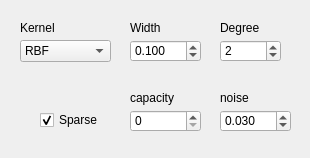
<?xml version="1.0" encoding="UTF-8"?>
<ui version="4.0">
 <class>ParametersGPRregr</class>
 <widget class="QWidget" name="ParametersGPRregr">
  <property name="geometry">
   <rect>
    <x>0</x>
    <y>0</y>
    <width>310</width>
    <height>158</height>
   </rect>
  </property>
  <property name="windowTitle">
   <string>Form</string>
  </property>
  <widget class="QLabel" name="label_3">
   <property name="geometry">
    <rect>
     <x>130</x>
     <y>20</y>
     <width>31</width>
     <height>16</height>
    </rect>
   </property>
   <property name="font">
    <font>
     <pointsize>9</pointsize>
    </font>
   </property>
   <property name="text">
    <string>Width</string>
   </property>
  </widget>
  <widget class="QLabel" name="label_4">
   <property name="geometry">
    <rect>
     <x>220</x>
     <y>90</y>
     <width>70</width>
     <height>16</height>
    </rect>
   </property>
   <property name="font">
    <font>
     <pointsize>9</pointsize>
    </font>
   </property>
   <property name="text">
    <string>noise</string>
   </property>
  </widget>
  <widget class="QSpinBox" name="capacitySpin">
   <property name="geometry">
    <rect>
     <x>130</x>
     <y>110</y>
     <width>71</width>
     <height>22</height>
    </rect>
   </property>
   <property name="font">
    <font>
     <pointsize>9</pointsize>
    </font>
   </property>
   <property name="toolTip">
    <string>&lt;!DOCTYPE HTML PUBLIC &quot;-//W3C//DTD HTML 4.0//EN&quot; &quot;http://www.w3.org/TR/REC-html40/strict.dtd&quot;&gt;
&lt;html&gt;&lt;head&gt;&lt;meta name=&quot;qrichtext&quot; content=&quot;1&quot; /&gt;&lt;style type=&quot;text/css&quot;&gt;
p, li { white-space: pre-wrap; }
&lt;/style&gt;&lt;/head&gt;&lt;body style=&quot; font-family:'MS Shell Dlg 2'; font-size:8.25pt; font-weight:400; font-style:normal;&quot;&gt;
&lt;p style=&quot; margin-top:0px; margin-bottom:0px; margin-left:0px; margin-right:0px; -qt-block-indent:0; text-indent:0px;&quot;&gt;&lt;span style=&quot; font-size:8pt;&quot;&gt;C: cost function (SVR)&lt;/span&gt;&lt;/p&gt;
&lt;p style=&quot; margin-top:0px; margin-bottom:0px; margin-left:0px; margin-right:0px; -qt-block-indent:0; text-indent:0px;&quot;&gt;&lt;span style=&quot; font-size:8pt;&quot;&gt;Capacity: maximum bases (0=auto/unlimited) (SOGP,KRLS)&lt;/span&gt;&lt;/p&gt;
&lt;p style=&quot; margin-top:0px; margin-bottom:0px; margin-left:0px; margin-right:0px; -qt-block-indent:0; text-indent:0px;&quot;&gt;&lt;span style=&quot; font-size:8pt;&quot;&gt;KRLS: capacity of 1 not allowed (switches to 2)&lt;/span&gt;&lt;/p&gt;&lt;/body&gt;&lt;/html&gt;</string>
   </property>
  </widget>
  <widget class="QLabel" name="label_21">
   <property name="geometry">
    <rect>
     <x>220</x>
     <y>20</y>
     <width>41</width>
     <height>16</height>
    </rect>
   </property>
   <property name="font">
    <font>
     <pointsize>9</pointsize>
    </font>
   </property>
   <property name="text">
    <string>Degree</string>
   </property>
  </widget>
  <widget class="QDoubleSpinBox" name="noiseSpin">
   <property name="geometry">
    <rect>
     <x>220</x>
     <y>110</y>
     <width>71</width>
     <height>22</height>
    </rect>
   </property>
   <property name="font">
    <font>
     <pointsize>9</pointsize>
    </font>
   </property>
   <property name="toolTip">
    <string>&lt;!DOCTYPE HTML PUBLIC &quot;-//W3C//DTD HTML 4.0//EN&quot; &quot;http://www.w3.org/TR/REC-html40/strict.dtd&quot;&gt;
&lt;html&gt;&lt;head&gt;&lt;meta name=&quot;qrichtext&quot; content=&quot;1&quot; /&gt;&lt;style type=&quot;text/css&quot;&gt;
p, li { white-space: pre-wrap; }
&lt;/style&gt;&lt;/head&gt;&lt;body style=&quot; font-family:'MS Shell Dlg 2'; font-size:8.25pt; font-weight:400; font-style:normal;&quot;&gt;
&lt;p style=&quot; margin-top:0px; margin-bottom:0px; margin-left:0px; margin-right:0px; -qt-block-indent:0; text-indent:0px;&quot;&gt;&lt;span style=&quot; font-size:8pt;&quot;&gt;eps-SVR: epsilon-tube width&lt;/span&gt;&lt;/p&gt;
&lt;p style=&quot; margin-top:0px; margin-bottom:0px; margin-left:0px; margin-right:0px; -qt-block-indent:0; text-indent:0px;&quot;&gt;&lt;span style=&quot; font-size:8pt;&quot;&gt;nu-SVR: nu ratio on alpha&lt;/span&gt;&lt;/p&gt;
&lt;p style=&quot; margin-top:0px; margin-bottom:0px; margin-left:0px; margin-right:0px; -qt-block-indent:0; text-indent:0px;&quot;&gt;&lt;span style=&quot; font-size:8pt;&quot;&gt;RVR: accuracy-generalization tradeoff&lt;/span&gt;&lt;/p&gt;
&lt;p style=&quot; margin-top:0px; margin-bottom:0px; margin-left:0px; margin-right:0px; -qt-block-indent:0; text-indent:0px;&quot;&gt;&lt;span style=&quot; font-size:8pt;&quot;&gt;SOGP: noise&lt;/span&gt;&lt;/p&gt;
&lt;p style=&quot; margin-top:0px; margin-bottom:0px; margin-left:0px; margin-right:0px; -qt-block-indent:0; text-indent:0px;&quot;&gt;&lt;span style=&quot; font-size:8pt;&quot;&gt;KRLS: tolerance (stopping criterion)&lt;/span&gt;&lt;/p&gt;&lt;/body&gt;&lt;/html&gt;</string>
   </property>
   <property name="decimals">
    <number>3</number>
   </property>
   <property name="minimum">
    <double>0.001000000000000</double>
   </property>
   <property name="maximum">
    <double>1.000000000000000</double>
   </property>
   <property name="singleStep">
    <double>0.010000000000000</double>
   </property>
   <property name="value">
    <double>0.030000000000000</double>
   </property>
  </widget>
  <widget class="QLabel" name="label_2">
   <property name="geometry">
    <rect>
     <x>20</x>
     <y>20</y>
     <width>91</width>
     <height>16</height>
    </rect>
   </property>
   <property name="font">
    <font>
     <pointsize>9</pointsize>
    </font>
   </property>
   <property name="text">
    <string>Kernel</string>
   </property>
  </widget>
  <widget class="QSpinBox" name="kernelDegSpin">
   <property name="geometry">
    <rect>
     <x>220</x>
     <y>40</y>
     <width>61</width>
     <height>22</height>
    </rect>
   </property>
   <property name="font">
    <font>
     <pointsize>9</pointsize>
    </font>
   </property>
   <property name="toolTip">
    <string>&lt;!DOCTYPE HTML PUBLIC &quot;-//W3C//DTD HTML 4.0//EN&quot; &quot;http://www.w3.org/TR/REC-html40/strict.dtd&quot;&gt;
&lt;html&gt;&lt;head&gt;&lt;meta name=&quot;qrichtext&quot; content=&quot;1&quot; /&gt;&lt;style type=&quot;text/css&quot;&gt;
p, li { white-space: pre-wrap; }
&lt;/style&gt;&lt;/head&gt;&lt;body style=&quot; font-family:'MS Shell Dlg 2'; font-size:8.25pt; font-weight:400; font-style:normal;&quot;&gt;
&lt;p style=&quot; margin-top:0px; margin-bottom:0px; margin-left:0px; margin-right:0px; -qt-block-indent:0; text-indent:0px;&quot;&gt;&lt;span style=&quot; font-size:8pt;&quot;&gt;Degree of the kernel polynomial&lt;/span&gt;&lt;/p&gt;
&lt;p style=&quot; margin-top:0px; margin-bottom:0px; margin-left:0px; margin-right:0px; -qt-block-indent:0; text-indent:0px;&quot;&gt;&lt;span style=&quot; font-size:8pt;&quot;&gt;(Polynomial only)&lt;/span&gt;&lt;/p&gt;&lt;/body&gt;&lt;/html&gt;</string>
   </property>
   <property name="minimum">
    <number>1</number>
   </property>
   <property name="value">
    <number>2</number>
   </property>
  </widget>
  <widget class="QLabel" name="label_1">
   <property name="geometry">
    <rect>
     <x>130</x>
     <y>90</y>
     <width>60</width>
     <height>16</height>
    </rect>
   </property>
   <property name="font">
    <font>
     <pointsize>9</pointsize>
    </font>
   </property>
   <property name="text">
    <string>capacity</string>
   </property>
  </widget>
  <widget class="QComboBox" name="kernelTypeCombo">
   <property name="geometry">
    <rect>
     <x>20</x>
     <y>40</y>
     <width>91</width>
     <height>22</height>
    </rect>
   </property>
   <property name="font">
    <font>
     <pointsize>9</pointsize>
    </font>
   </property>
   <property name="toolTip">
    <string>&lt;!DOCTYPE HTML PUBLIC &quot;-//W3C//DTD HTML 4.0//EN&quot; &quot;http://www.w3.org/TR/REC-html40/strict.dtd&quot;&gt;
&lt;html&gt;&lt;head&gt;&lt;meta name=&quot;qrichtext&quot; content=&quot;1&quot; /&gt;&lt;style type=&quot;text/css&quot;&gt;
p, li { white-space: pre-wrap; }
&lt;/style&gt;&lt;/head&gt;&lt;body style=&quot; font-family:'MS Shell Dlg 2'; font-size:8.25pt; font-weight:400; font-style:normal;&quot;&gt;
&lt;p style=&quot; margin-top:0px; margin-bottom:0px; margin-left:0px; margin-right:0px; -qt-block-indent:0; text-indent:0px;&quot;&gt;&lt;span style=&quot; font-size:8pt;&quot;&gt;kernel function&lt;/span&gt;&lt;/p&gt;&lt;/body&gt;&lt;/html&gt;</string>
   </property>
   <property name="currentIndex">
    <number>2</number>
   </property>
   <item>
    <property name="text">
     <string>Linear</string>
    </property>
   </item>
   <item>
    <property name="text">
     <string>Polynomial</string>
    </property>
   </item>
   <item>
    <property name="text">
     <string>RBF</string>
    </property>
   </item>
  </widget>
  <widget class="QDoubleSpinBox" name="kernelWidthSpin">
   <property name="geometry">
    <rect>
     <x>130</x>
     <y>40</y>
     <width>71</width>
     <height>22</height>
    </rect>
   </property>
   <property name="font">
    <font>
     <pointsize>9</pointsize>
    </font>
   </property>
   <property name="toolTip">
    <string>&lt;!DOCTYPE HTML PUBLIC &quot;-//W3C//DTD HTML 4.0//EN&quot; &quot;http://www.w3.org/TR/REC-html40/strict.dtd&quot;&gt;
&lt;html&gt;&lt;head&gt;&lt;meta name=&quot;qrichtext&quot; content=&quot;1&quot; /&gt;&lt;style type=&quot;text/css&quot;&gt;
p, li { white-space: pre-wrap; }
&lt;/style&gt;&lt;/head&gt;&lt;body style=&quot; font-family:'MS Shell Dlg 2'; font-size:8.25pt; font-weight:400; font-style:normal;&quot;&gt;
&lt;p style=&quot; margin-top:0px; margin-bottom:0px; margin-left:0px; margin-right:0px; -qt-block-indent:0; text-indent:0px;&quot;&gt;&lt;span style=&quot; font-size:8pt;&quot;&gt;Width of the kernel (gamma)&lt;/span&gt;&lt;/p&gt;
&lt;p style=&quot; margin-top:0px; margin-bottom:0px; margin-left:0px; margin-right:0px; -qt-block-indent:0; text-indent:0px;&quot;&gt;&lt;span style=&quot; font-size:8pt;&quot;&gt;RBF and Polynomial only&lt;/span&gt;&lt;/p&gt;&lt;/body&gt;&lt;/html&gt;</string>
   </property>
   <property name="decimals">
    <number>3</number>
   </property>
   <property name="minimum">
    <double>0.001000000000000</double>
   </property>
   <property name="singleStep">
    <double>0.010000000000000</double>
   </property>
   <property name="value">
    <double>0.100000000000000</double>
   </property>
  </widget>
  <widget class="QCheckBox" name="sparseCheck">
   <property name="geometry">
    <rect>
     <x>40</x>
     <y>110</y>
     <width>80</width>
     <height>20</height>
    </rect>
   </property>
   <property name="font">
    <font>
     <pointsize>9</pointsize>
    </font>
   </property>
   <property name="text">
    <string>Sparse</string>
   </property>
   <property name="checked">
    <bool>true</bool>
   </property>
  </widget>
 </widget>
 <resources/>
 <connections/>
</ui>
